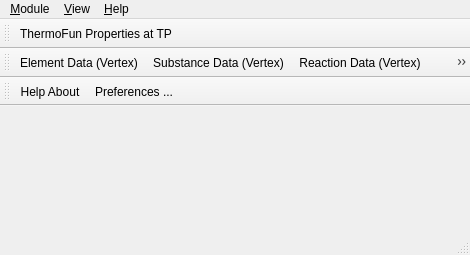
<?xml version="1.0" encoding="UTF-8"?>
<ui version="4.0">
 <class>TThermoFunMainWindow</class>
 <widget class="QMainWindow" name="TThermoFunMainWindow">
  <property name="geometry">
   <rect>
    <x>0</x>
    <y>0</y>
    <width>470</width>
    <height>255</height>
   </rect>
  </property>
  <property name="windowTitle">
   <string>Welcome to Thermo Start Window</string>
  </property>
  <widget class="QWidget" name="centralWidget_">
   <layout class="QGridLayout" name="gridLayout">
    <property name="leftMargin">
     <number>4</number>
    </property>
    <property name="topMargin">
     <number>4</number>
    </property>
    <property name="rightMargin">
     <number>4</number>
    </property>
    <property name="bottomMargin">
     <number>4</number>
    </property>
    <property name="spacing">
     <number>0</number>
    </property>
   </layout>
  </widget>
  <widget class="QMenuBar" name="menuBar">
   <property name="geometry">
    <rect>
     <x>0</x>
     <y>0</y>
     <width>470</width>
     <height>22</height>
    </rect>
   </property>
   <widget class="QMenu" name="menu_File">
    <property name="title">
     <string>&amp;Module</string>
    </property>
    <addaction name="actionThermo_Fun_Properties_at_TP"/>
    <addaction name="actionNew_Element_Window"/>
    <addaction name="actionNew_Substance_Window"/>
    <addaction name="actionNew_Reaction_Window"/>
    <addaction name="actionNew_Reaction_Se_t_Window"/>
    <addaction name="actionNew_Data_Source_Window"/>
    <addaction name="separator"/>
    <addaction name="actionNew_Edge_Editor_Window"/>
    <addaction name="separator"/>
    <addaction name="actionE_xit"/>
   </widget>
   <widget class="QMenu" name="menuHelp">
    <property name="title">
     <string>&amp;Help</string>
    </property>
    <addaction name="actionPreferences"/>
    <addaction name="separator"/>
    <addaction name="actionContents"/>
    <addaction name="separator"/>
    <addaction name="actionVersion"/>
    <addaction name="actionAuthors"/>
    <addaction name="actionLicense"/>
    <addaction name="separator"/>
    <addaction name="action_Help_About"/>
   </widget>
   <widget class="QMenu" name="menu_View">
    <property name="title">
     <string>&amp;View</string>
    </property>
    <addaction name="action_Keep_Data_Fields_Expanded"/>
    <addaction name="action_Show_comments"/>
    <addaction name="action_Display_enums"/>
    <addaction name="action_Edit_id"/>
   </widget>
   <addaction name="menu_File"/>
   <addaction name="menu_View"/>
   <addaction name="menuHelp"/>
  </widget>
  <widget class="QToolBar" name="upToolBar">
   <property name="minimumSize">
    <size>
     <width>0</width>
     <height>0</height>
    </size>
   </property>
   <property name="windowTitle">
    <string/>
   </property>
   <property name="toolTip">
    <string>ThermoFun Thermodynamic data at T and P</string>
   </property>
   <property name="iconSize">
    <size>
     <width>50</width>
     <height>50</height>
    </size>
   </property>
   <property name="floatable">
    <bool>true</bool>
   </property>
   <attribute name="toolBarArea">
    <enum>TopToolBarArea</enum>
   </attribute>
   <attribute name="toolBarBreak">
    <bool>true</bool>
   </attribute>
   <addaction name="actionThermo_Fun_Properties_at_TP"/>
  </widget>
  <widget class="QStatusBar" name="statusBar"/>
  <widget class="QToolBar" name="winToolBar">
   <property name="windowTitle">
    <string>toolBar</string>
   </property>
   <property name="toolTip">
    <string>Click desired icon to view data in the database</string>
   </property>
   <property name="iconSize">
    <size>
     <width>50</width>
     <height>50</height>
    </size>
   </property>
   <attribute name="toolBarArea">
    <enum>TopToolBarArea</enum>
   </attribute>
   <attribute name="toolBarBreak">
    <bool>true</bool>
   </attribute>
   <addaction name="actionNew_Element_Window"/>
   <addaction name="actionNew_Substance_Window"/>
   <addaction name="actionNew_Reaction_Window"/>
   <addaction name="actionNew_Reaction_Se_t_Window"/>
   <addaction name="actionNew_Data_Source_Window"/>
   <addaction name="actionNew_ThermoDataSet_Window"/>
   <addaction name="actionNew_Edge_Editor_Window"/>
  </widget>
  <widget class="QToolBar" name="mainToolBar">
   <property name="minimumSize">
    <size>
     <width>0</width>
     <height>0</height>
    </size>
   </property>
   <property name="baseSize">
    <size>
     <width>0</width>
     <height>0</height>
    </size>
   </property>
   <property name="windowTitle">
    <string>toolBar</string>
   </property>
   <property name="toolTip">
    <string>Click to set database connection and preferences</string>
   </property>
   <property name="iconSize">
    <size>
     <width>50</width>
     <height>50</height>
    </size>
   </property>
   <attribute name="toolBarArea">
    <enum>TopToolBarArea</enum>
   </attribute>
   <attribute name="toolBarBreak">
    <bool>true</bool>
   </attribute>
   <addaction name="action_Help_About"/>
   <addaction name="actionPreferences"/>
  </widget>
  <action name="actionE_xit">
   <property name="text">
    <string>E&amp;xit</string>
   </property>
  </action>
  <action name="actionPreferences">
   <property name="icon">
    <iconset resource="../ThermoFunDemoGUI.qrc">
     <normaloff>:/Icons/SetKeyTemplateIcon24.png</normaloff>:/Icons/SetKeyTemplateIcon24.png</iconset>
   </property>
   <property name="text">
    <string>&amp;Preferences ...</string>
   </property>
   <property name="iconText">
    <string>Preferences ...</string>
   </property>
   <property name="toolTip">
    <string>Preferences ...</string>
   </property>
  </action>
  <action name="action_Help_About">
   <property name="icon">
    <iconset resource="../ThermoFunDemoGUI.qrc">
     <normaloff>:/Icons/ShowHelpWindowIcon24.png</normaloff>:/Icons/ShowHelpWindowIcon24.png</iconset>
   </property>
   <property name="text">
    <string> Help &amp;About</string>
   </property>
   <property name="toolTip">
    <string>Open Help Viewer ...</string>
   </property>
  </action>
  <action name="actionAuthors">
   <property name="text">
    <string>Au&amp;thors ...</string>
   </property>
  </action>
  <action name="actionLicense">
   <property name="text">
    <string>&amp;License ...</string>
   </property>
  </action>
  <action name="actionContents">
   <property name="text">
    <string>Help &amp;Contents ...</string>
   </property>
  </action>
  <action name="action_Show_comments">
   <property name="checkable">
    <bool>true</bool>
   </property>
   <property name="text">
    <string>&amp;Display Comments to Data Fields</string>
   </property>
  </action>
  <action name="action_Display_enums">
   <property name="checkable">
    <bool>true</bool>
   </property>
   <property name="text">
    <string>&amp;Show Enum Names Instead of Values</string>
   </property>
  </action>
  <action name="actionVersion">
   <property name="text">
    <string>&amp;Version ...</string>
   </property>
  </action>
  <action name="action_Edit_id">
   <property name="checkable">
    <bool>true</bool>
   </property>
   <property name="icon">
    <iconset resource="../ThermoFunDemoGUI.qrc">
     <normaloff>:/Icons/CancelIcon24.png</normaloff>:/Icons/CancelIcon24.png</iconset>
   </property>
   <property name="text">
    <string>&amp;Edit _id of DB Documents (Records) </string>
   </property>
  </action>
  <action name="actionNew_Element_Window">
   <property name="icon">
    <iconset resource="../ThermoFunDemoGUI.qrc">
     <normaloff>:/Icons/ICompModuleIcon.png</normaloff>:/Icons/ICompModuleIcon.png</iconset>
   </property>
   <property name="text">
    <string>&amp;Element Data (Vertex) ...</string>
   </property>
  </action>
  <action name="actionNew_Substance_Window">
   <property name="icon">
    <iconset resource="../ThermoFunDemoGUI.qrc">
     <normaloff>:/Icons/DCompModuleIcon.png</normaloff>:/Icons/DCompModuleIcon.png</iconset>
   </property>
   <property name="text">
    <string>&amp;Substance Data (Vertex) ...</string>
   </property>
  </action>
  <action name="actionNew_Reaction_Window">
   <property name="icon">
    <iconset resource="../ThermoFunDemoGUI.qrc">
     <normaloff>:/Icons/ReacDCModuleIcon.png</normaloff>:/Icons/ReacDCModuleIcon.png</iconset>
   </property>
   <property name="text">
    <string>&amp;Reaction Data (Vertex) ...</string>
   </property>
  </action>
  <action name="actionNew_Reaction_Se_t_Window">
   <property name="icon">
    <iconset resource="../ThermoFunDemoGUI.qrc">
     <normaloff>:/Icons/ReactionEquilibriumIcon.png</normaloff>:/Icons/ReactionEquilibriumIcon.png</iconset>
   </property>
   <property name="text">
    <string>ReactionSe&amp;t Data (Vertex) ...</string>
   </property>
  </action>
  <action name="actionNew_Data_Source_Window">
   <property name="icon">
    <iconset resource="../ThermoFunDemoGUI.qrc">
     <normaloff>:/Icons/SDrefModuleIcon.png</normaloff>:/Icons/SDrefModuleIcon.png</iconset>
   </property>
   <property name="text">
    <string>&amp;DataSource (Vertex) ...</string>
   </property>
  </action>
  <action name="action_Keep_Data_Fields_Expanded">
   <property name="checkable">
    <bool>true</bool>
   </property>
   <property name="text">
    <string>&amp;Keep Data Fields Expanded</string>
   </property>
  </action>
  <action name="actionNew_Edge_Editor_Window">
   <property name="icon">
    <iconset resource="../ThermoFunDemoGUI.qrc">
     <normaloff>:/Icons/DualThModuleIcon.png</normaloff>
     <normalon>:/main/GUI/Icons/DualThModuleIcon24.png</normalon>:/Icons/DualThModuleIcon.png</iconset>
   </property>
   <property name="text">
    <string>&amp;Graph Link Data (Edge) ...</string>
   </property>
  </action>
  <action name="actionThermo_Fun_Properties_at_TP">
   <property name="icon">
    <iconset resource="../ThermoFunDemoGUI.qrc">
     <normaloff>:/Icons/thermofun-logo-icon.png</normaloff>:/Icons/thermofun-logo-icon.png</iconset>
   </property>
   <property name="text">
    <string>Thermo&amp;Fun Properties at TP</string>
   </property>
  </action>
  <action name="actionRecord_Calculator">
   <property name="text">
    <string>Record &amp;Calculator</string>
   </property>
  </action>
  <action name="actionGenerate_a_ThermoDataSet_record">
   <property name="text">
    <string>Generate a ThermoDataSet record</string>
   </property>
  </action>
  <action name="actionNew_ThermoDataSet_Window">
   <property name="icon">
    <iconset resource="../ThermoFunDemoGUI.qrc">
     <normaloff>:/Icons/ThermoDatabasesIcon.png</normaloff>:/Icons/ThermoDatabasesIcon.png</iconset>
   </property>
   <property name="text">
    <string>&amp;ThermoDataSet  (Vertex) ...</string>
   </property>
   <property name="toolTip">
    <string>ThermoDataSet (Vertex)</string>
   </property>
  </action>
  <action name="actionExport_ThermoDataSet">
   <property name="text">
    <string>Export ThermoDataSet</string>
   </property>
  </action>
 </widget>
 <layoutdefault spacing="6" margin="11"/>
 <resources>
  <include location="../ThermoFunDemoGUI.qrc"/>
 </resources>
 <connections/>
</ui>
